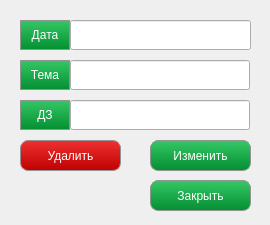
<?xml version="1.0" encoding="UTF-8"?>
<ui version="4.0">
 <class>ChangeDate</class>
 <widget class="QDialog" name="ChangeDate">
  <property name="geometry">
   <rect>
    <x>0</x>
    <y>0</y>
    <width>270</width>
    <height>225</height>
   </rect>
  </property>
  <property name="windowTitle">
   <string>Информация про урок</string>
  </property>
  <widget class="QPushButton" name="btnChangeDateNo">
   <property name="geometry">
    <rect>
     <x>150</x>
     <y>180</y>
     <width>101</width>
     <height>31</height>
    </rect>
   </property>
   <property name="styleSheet">
    <string notr="true">QPushButton{
	color: white;
	
	background-color: qlineargradient(spread:repeat, x1:0.511, y1:0, x2:0.506, y2:1, stop:0 rgba(53, 200, 102, 255), stop:1 rgba(4, 142, 50, 255));
	
    border-radius:8px;
    border-style: solid;
    border-color: rgb(147, 147, 147);
    border-width: 1px;
	font: 75 12pt &quot;Segoe Print&quot;;

}
QPushButton:hover{
background-color: rgb(7, 193, 82);
}
QPushButton:pressed{
	background-color: qlineargradient(spread:repeat, x1:0.511, y1:0, x2:0.506, y2:1, stop:0 rgba(53, 200, 102, 255), stop:1 rgba(4, 142, 50, 255));
}
QPushButton:disabled{
	background-color: rgb(116, 163, 135);
	color: rgb(255, 255, 255);
}</string>
   </property>
   <property name="text">
    <string>Закрыть</string>
   </property>
  </widget>
  <widget class="QPushButton" name="btnChangeDateYes">
   <property name="enabled">
    <bool>true</bool>
   </property>
   <property name="geometry">
    <rect>
     <x>150</x>
     <y>140</y>
     <width>101</width>
     <height>31</height>
    </rect>
   </property>
   <property name="styleSheet">
    <string notr="true">QPushButton{
	color: white;
	
	background-color: qlineargradient(spread:repeat, x1:0.511, y1:0, x2:0.506, y2:1, stop:0 rgba(53, 200, 102, 255), stop:1 rgba(4, 142, 50, 255));
	
    border-radius:8px;
    border-style: solid;
    border-color: rgb(147, 147, 147);
    border-width: 1px;
	font: 75 12pt &quot;Segoe Print&quot;;

}
QPushButton:hover{
background-color: rgb(7, 193, 82);
}
QPushButton:pressed{
	background-color: qlineargradient(spread:repeat, x1:0.511, y1:0, x2:0.506, y2:1, stop:0 rgba(53, 200, 102, 255), stop:1 rgba(4, 142, 50, 255));
}
QPushButton:disabled{
	background-color: rgb(116, 163, 135);
	color: rgb(255, 255, 255);
}</string>
   </property>
   <property name="text">
    <string>Изменить</string>
   </property>
  </widget>
  <widget class="QLineEdit" name="etChangeDate">
   <property name="geometry">
    <rect>
     <x>70</x>
     <y>20</y>
     <width>181</width>
     <height>30</height>
    </rect>
   </property>
   <property name="styleSheet">
    <string notr="true">	font: 75 12pt &quot;Segoe Print&quot;;
</string>
   </property>
   <property name="maxLength">
    <number>4</number>
   </property>
   <property name="alignment">
    <set>Qt::AlignCenter</set>
   </property>
  </widget>
  <widget class="QLineEdit" name="etChangeTheme">
   <property name="geometry">
    <rect>
     <x>70</x>
     <y>60</y>
     <width>180</width>
     <height>30</height>
    </rect>
   </property>
   <property name="styleSheet">
    <string notr="true">	font: 75 12pt &quot;Segoe Print&quot;;
</string>
   </property>
   <property name="inputMask">
    <string/>
   </property>
   <property name="alignment">
    <set>Qt::AlignCenter</set>
   </property>
   <property name="dragEnabled">
    <bool>true</bool>
   </property>
  </widget>
  <widget class="QPushButton" name="pb1_2">
   <property name="geometry">
    <rect>
     <x>20</x>
     <y>60</y>
     <width>50</width>
     <height>30</height>
    </rect>
   </property>
   <property name="styleSheet">
    <string notr="true">QPushButton{
	color: white;
	
	background-color: qlineargradient(spread:repeat, x1:0.511, y1:0, x2:0.506, y2:1, stop:0 rgba(53, 200, 102, 255), stop:1 rgba(4, 142, 50, 255));
	
    border-style: solid;
    border-color: rgb(147, 147, 147);
    border-width: 1px;
	font: 75 12pt &quot;Segoe Print&quot;;

}
</string>
   </property>
   <property name="text">
    <string>Тема</string>
   </property>
  </widget>
  <widget class="QLineEdit" name="etChangeDZ">
   <property name="geometry">
    <rect>
     <x>70</x>
     <y>100</y>
     <width>180</width>
     <height>30</height>
    </rect>
   </property>
   <property name="styleSheet">
    <string notr="true">	font: 75 12pt &quot;Segoe Print&quot;;
</string>
   </property>
   <property name="alignment">
    <set>Qt::AlignCenter</set>
   </property>
   <property name="dragEnabled">
    <bool>true</bool>
   </property>
  </widget>
  <widget class="QPushButton" name="pb1_3">
   <property name="geometry">
    <rect>
     <x>20</x>
     <y>20</y>
     <width>50</width>
     <height>30</height>
    </rect>
   </property>
   <property name="styleSheet">
    <string notr="true">QPushButton{
	color: white;
	
	background-color: qlineargradient(spread:repeat, x1:0.511, y1:0, x2:0.506, y2:1, stop:0 rgba(53, 200, 102, 255), stop:1 rgba(4, 142, 50, 255));
	
    border-style: solid;
    border-color: rgb(147, 147, 147);
    border-width: 1px;
	font: 75 12pt &quot;Segoe Print&quot;;

}
</string>
   </property>
   <property name="text">
    <string>Дата</string>
   </property>
  </widget>
  <widget class="QPushButton" name="pb1_4">
   <property name="geometry">
    <rect>
     <x>20</x>
     <y>100</y>
     <width>50</width>
     <height>30</height>
    </rect>
   </property>
   <property name="styleSheet">
    <string notr="true">QPushButton{
	color: white;
	
	background-color: qlineargradient(spread:repeat, x1:0.511, y1:0, x2:0.506, y2:1, stop:0 rgba(53, 200, 102, 255), stop:1 rgba(4, 142, 50, 255));
	
    border-style: solid;
    border-color: rgb(147, 147, 147);
    border-width: 1px;
	font: 75 12pt &quot;Segoe Print&quot;;

}
</string>
   </property>
   <property name="text">
    <string>ДЗ</string>
   </property>
  </widget>
  <widget class="QPushButton" name="btnDelete">
   <property name="geometry">
    <rect>
     <x>20</x>
     <y>140</y>
     <width>101</width>
     <height>31</height>
    </rect>
   </property>
   <property name="styleSheet">
    <string notr="true">QPushButton{
	color: white;
	background-color: qlineargradient(spread:repeat, x1:0.511, y1:0, x2:0.506, y2:1, stop:0 rgba(238, 48, 48, 255), stop:1 rgba(192, 1, 1, 255));	
	
	
    border-radius:8px;
    border-style: solid;
    border-color: rgb(147, 147, 147);
    border-width: 1px;
	font: 75 12pt &quot;Segoe Print&quot;;

}
QPushButton:hover{
background-color: rgb(255, 55, 55);
}
QPushButton:pressed{
background-color: qlineargradient(spread:repeat, x1:0.511, y1:0, x2:0.506, y2:1, stop:0 rgba(238, 48, 48, 255), stop:1 rgba(192, 1, 1, 255));	
}
QPushButton:disabled{
	background-color: rgb(116, 163, 135);
	color: rgb(255, 255, 255);
}


</string>
   </property>
   <property name="text">
    <string>Удалить</string>
   </property>
  </widget>
 </widget>
 <resources/>
 <connections/>
</ui>
